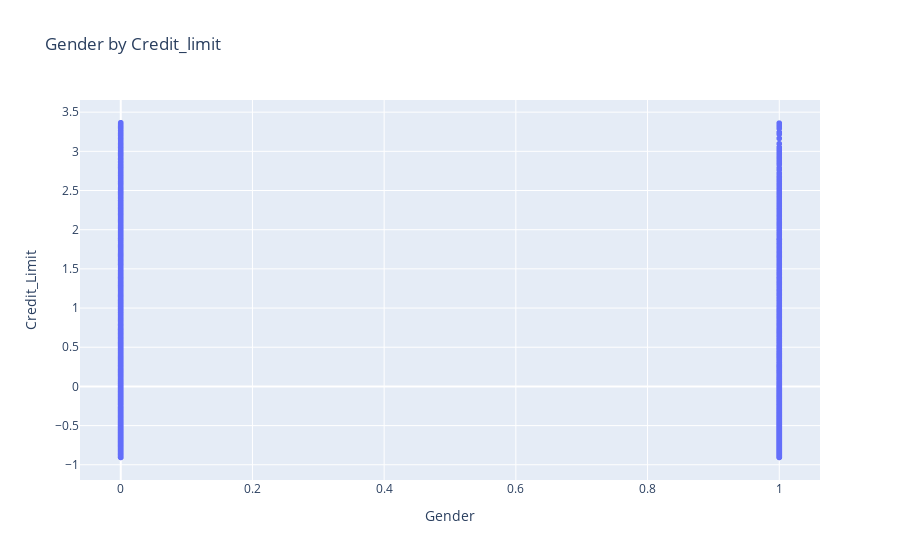

Notebook source saved alongside this figure:
### Markdown cell above
### Finding relationship between Gender and Credit Limit

### Code cell
fig = px.scatter(df, x='Gender', y='Credit_Limit', title = ' Gender by Credit_limit')
fig.show()

### Figure 1 — Plotly figure (JSON) as saved in the notebook; plotly's stock layout.template omitted (floating-point values rounded to 4 significant figures; data arrays with more than 128 entries replaced by an {"elided": "..."} marker saying what was removed)
{"data": [{"hovertemplate": "Gender=%{x}<br>Credit_Limit=%{y}<extra></extra>", "legendgroup": "", "marker": {"color": "#636efa", "symbol": "circle"}, "mode": "markers", "name": "", "showlegend": false, "type": "scattergl", "x": {"elided": "9143 int values"}, "xaxis": "x", "y": {"elided": "9143 float values"}, "yaxis": "y"}], "layout": {"legend": {"tracegroupgap": 0}, "title": {"text": " Gender by Credit_limit"}, "xaxis": {"anchor": "y", "domain": [0, 1], "title": {"text": "Gender"}}, "yaxis": {"anchor": "x", "domain": [0, 1], "title": {"text": "Credit_Limit"}}}}
